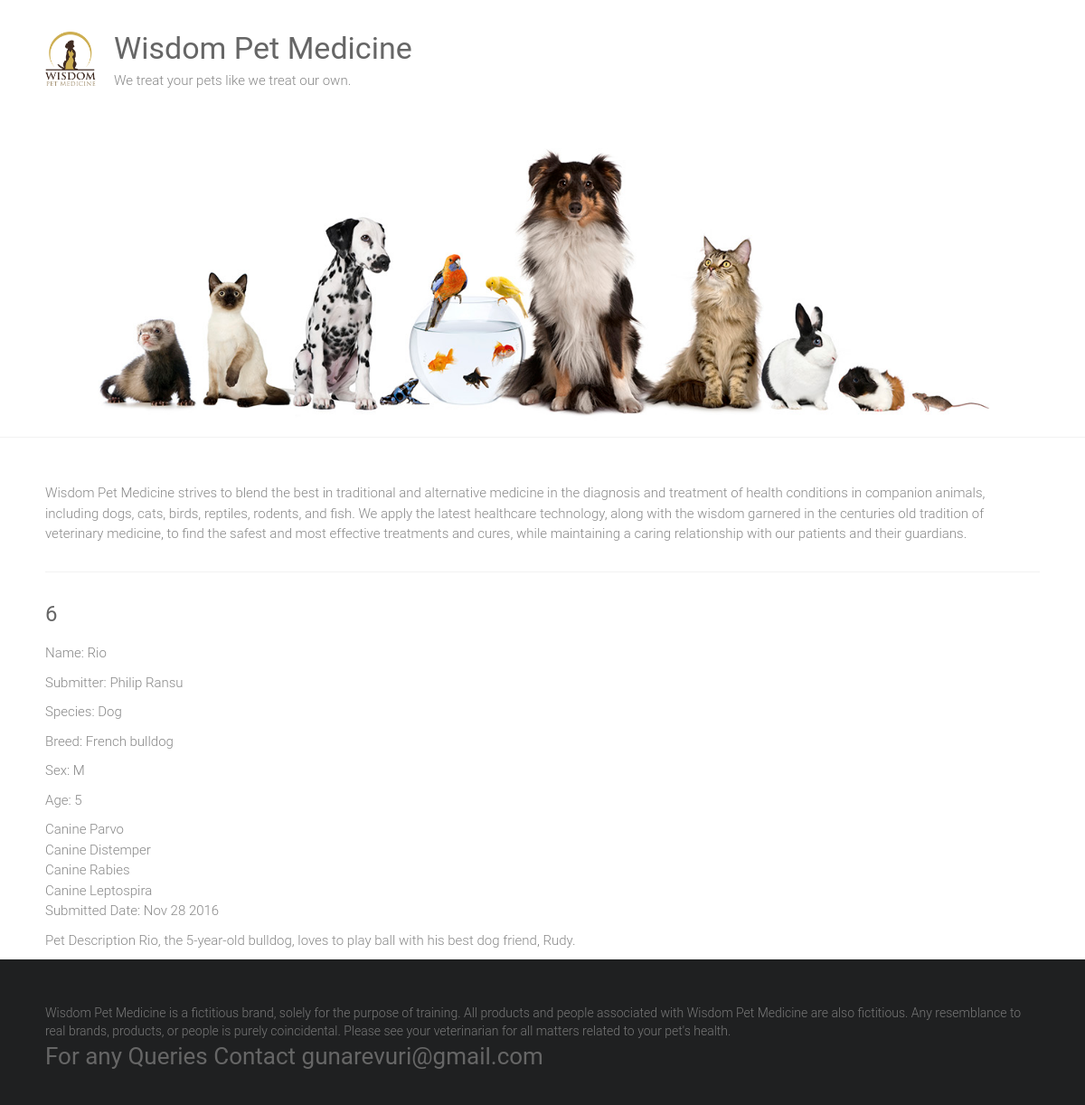
Page /adoptions/6 on the committed database.
### adoptions/models.py (models this page shows, shortened)
class Pet(models.Model):
    SEX_CHOICES = [('M', 'Male'), ('F', 'Female')]
    name = models.CharField(max_length=100)
    submitter = models.CharField(max_length=100)
    species = models.CharField(max_length=30)
    breed = models.CharField(max_length=30, blank=True)
    description = models.TextField()
    sex = models.CharField(choices=SEX_CHOICES, max_length=1, blank=True)
    submission_date = models.DateTimeField()
    age = models.IntegerField(null=True)
    vaccinations = models.ManyToManyField('Vaccine', blank=True)

class Vaccine(models.Model):
    name = models.CharField(max_length=50)

### adoptions/views.py (the view)
# urls.py: path('adoptions/<int:id>', views.pet_detail, name='pet_detail'),
def pet_detail(request, id):
    try:
        pet = Pet.objects.get(id=id)
    except Pet.DoesNotExist:
        raise Http404('Pet not found')
    return render(request, 'adoptions/pet_detail.html', {'pet': pet})

### adoptions/templates/adoptions/pet_detail.html (shortened to what this page needs)
{% extends 'adoptions/base.html' %}
{% block content %}
<div class="pet_detail">
	<h4>{{pet.id}}</h4>
	<p> Name: {{pet.name | capfirst }}</p>
	<p>Submitter: {{ pet.submitter }}</p>
	<p>Species: {{ pet.species }}</p>
	{% if pet.breed %}
		<p>Breed: {{ pet.breed }}</p>
	{% endif %}
	{% if pet.sex %}
		<p>Sex: {{ pet.sex }}</p>
	{% endif %}
	<p> Age: {{ pet.age }}</p>
	{% if pet.vaccinations.all %}
	<ul>
		{% for vaccine in pet.vaccinations.all %}
		<li>{{ vaccine.name }}
		{% endfor %}
	</ul>
	{% endif %}
	<p>Submitted Date: {{ pet.submission_date| date:"M d Y" }}</p>
	<p>Pet Description {{ pet.description }} </p>
</div>
{% endblock %}

### static/style.css (style rules this page uses)
html, body, div, span, applet, object, iframe, h1, h2, h3, h4, h5, h6, p, blockquote, pre, a, abbr, acronym, address, big, cite, code, del, dfn, em, font, ins, kbd, q, s, samp, small, strike, strong, sub, sup, tt, var, dl, dt, dd, ol, ul, li, fieldset, form, label, legend, table, caption, tbody, tfoot, thead, tr, th, td { border: 0; font: inherit; font-size: 100%; font-style: inherit; font-weight: inherit; margin: 0; outline: 0; padding: 0; vertical-align: baseline; }
html { overflow-y: scroll; -webkit-text-size-adjust: 100%; -ms-text-size-adjust: 100%; }
h1, h2, h3, h4, h5, h6 { color: #666666; line-height: 1.4; padding-bottom: 15px; font-weight: normal; }
h4 { font-size: 24px; }
body, button, input, select, textarea { color: #888888; font-size: 15px; line-height: 1.5; font-family: 'Roboto', sans-serif; font-weight: 300; }
p { color: #888888; font-size: 15px; line-height: 1.5; margin-bottom: 15px; font-weight: 300; }
ul, ol { list-style: none; }
body { background: #f2f2f2; }
body { padding-top: 30px; padding-bottom: 30px; }
body.wide { padding-top: 0; padding-bottom: 0; }
.single-page p { margin-bottom: 10px; }

### rows in the picture
Pet: id "6", name "Rio", submitter "Philip Ransu", species "Dog", breed "French bulldog", sex "M", age "5", submission_date "Nov 28 2016", description "Rio, the 5-year-old bulldog, loves to play ball with his best dog friend, Rudy."
Vaccine: name "Canine Parvo"
Vaccine: name "Canine Distemper"
Vaccine: name "Canine Rabies"
Vaccine: name "Canine Leptospira"
